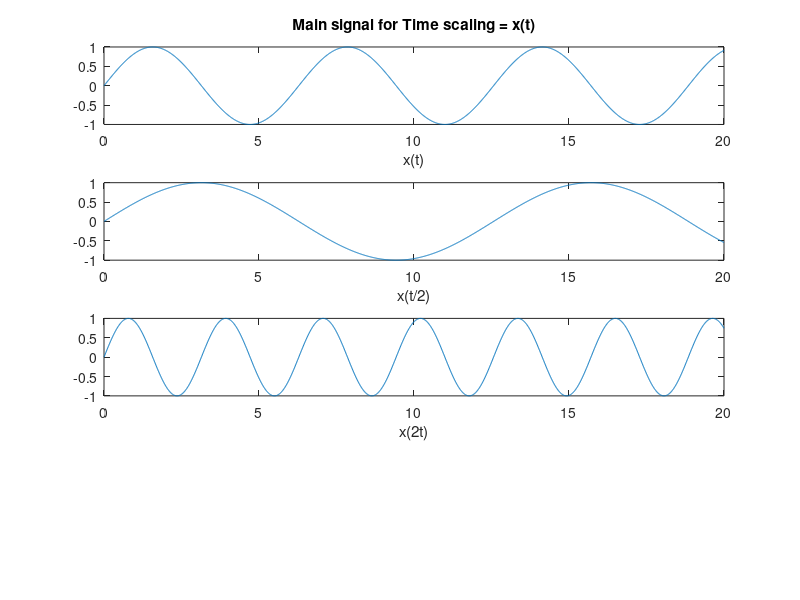

Write MATLAB code to recreate this figure.
%Time Scaling
t=0:0.01:20;
x = sin(t);
subplot(411);
grid on;
plot(t,x);
title('Main signal for Time scaling = x(t)');
xlabel('x(t)');

%Time Scaling
t=0:0.01:20;
x = sin(t/2);
subplot(412);
grid on;
plot(t,x);
xlabel('x(t/2)');

t=0:0.01:20;
x = sin(2*t);
subplot(413);
grid on;
plot(t,x);
xlabel('x(2t)');

